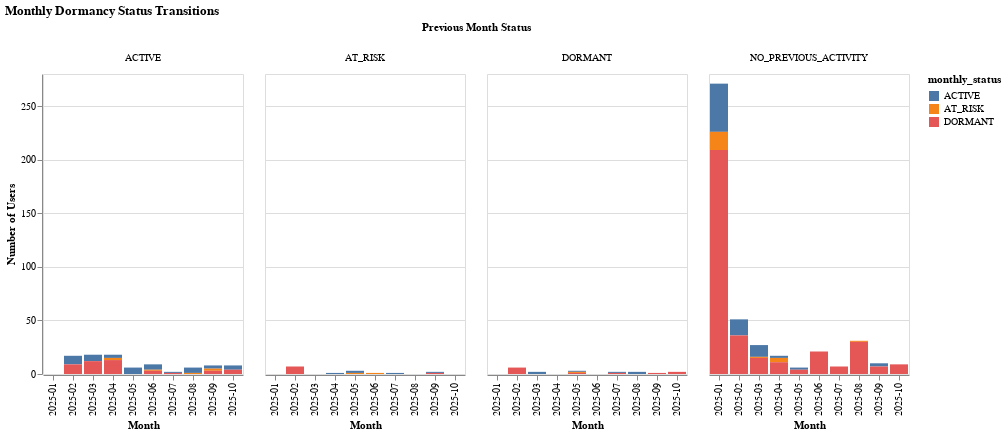

The notebook cell saved with this chart:
### Markdown cell above
**Reasoning**:
The error indicates that even though I created a new string column for the month, Altair might still be referencing the original 'month' column which is of type Period. To ensure that only the string representation is used for plotting and avoid any potential issues with the original Period objects, I will create a new DataFrame containing only the necessary columns for plotting, including the string version of the month.

### Code cell
import altair as alt

# Create a new DataFrame with only the necessary columns for plotting
# Ensure 'month_str' is used and not the original 'month'
plot_transitions_df = monthly_transitions[['month_str', 'previous_month_status', 'monthly_status', 'transition_count']].copy()

chart = alt.Chart(plot_transitions_df).mark_bar().encode(
    x=alt.X('month_str:N', axis=alt.Axis(title='Month')),
    y=alt.Y('transition_count:Q', axis=alt.Axis(title='Number of Users')),
    color='monthly_status:N',
    column=alt.Column('previous_month_status:N', title='Previous Month Status'),
    tooltip=['month_str', 'previous_month_status', 'monthly_status', 'transition_count']
).properties(
    title='Monthly Dormancy Status Transitions'
).interactive()

chart.display()

### Figure 1 — Vega-Lite specification as saved in the notebook (floating-point values rounded to 4 significant figures)
{"config": {"view": {"continuousWidth": 300, "continuousHeight": 300}}, "data": {"name": "data-66a005b42ecdb85fb91b05c76930bc1e"}, "mark": {"type": "bar"}, "encoding": {"color": {"field": "monthly_status", "type": "nominal"}, "column": {"field": "previous_month_status", "title": "Previous Month Status", "type": "nominal"}, "tooltip": [{"field": "month_str", "type": "nominal"}, {"field": "previous_month_status", "type": "nominal"}, {"field": "monthly_status", "type": "nominal"}, {"field": "transition_count", "type": "quantitative"}], "x": {"axis": {"title": "Month"}, "field": "month_str", "type": "nominal"}, "y": {"axis": {"title": "Number of Users"}, "field": "transition_count", "type": "quantitative"}}, "params": [{"name": "param_9", "select": {"type": "interval", "encodings": ["x", "y"]}, "bind": "scales"}], "title": "Monthly Dormancy Status Transitions", "$schema": "https://vega.github.io/schema/vega-lite/v5.20.1.json", "datasets": {"data-66a005b42ecdb85fb91b05c76930bc1e": [{"month_str": "2025-01", "previous_month_status": "NO_PREVIOUS_ACTIVITY", "monthly_status": "ACTIVE", "transition_count": 45}, {"month_str": "2025-01", "previous_month_status": "NO_PREVIOUS_ACTIVITY", "monthly_status": "AT_RISK", "transition_count": 17}, {"month_str": "2025-01", "previous_month_status": "NO_PREVIOUS_ACTIVITY", "monthly_status": "DORMANT", "transition_count": 209}, {"month_str": "2025-02", "previous_month_status": "ACTIVE", "monthly_status": "ACTIVE", "transition_count": 8}, {"month_str": "2025-02", "previous_month_status": "ACTIVE", "monthly_status": "DORMANT", "transition_count": 9}, {"month_str": "2025-02", "previous_month_status": "AT_RISK", "monthly_status": "DORMANT", "transition_count": 7}, {"month_str": "2025-02", "previous_month_status": "DORMANT", "monthly_status": "DORMANT", "transition_count": 6}, {"month_str": "2025-02", "previous_month_status": "NO_PREVIOUS_ACTIVITY", "monthly_status": "ACTIVE", "transition_count": 15}, {"month_str": "2025-02", "previous_month_status": "NO_PREVIOUS_ACTIVITY", "monthly_status": "DORMANT", "transition_count": 36}, {"month_str": "2025-03", "previous_month_status": "ACTIVE", "monthly_status": "ACTIVE", "transition_count": 6}, {"month_str": "2025-03", "previous_month_status": "ACTIVE", "monthly_status": "DORMANT", "transition_count": 12}, {"month_str": "2025-03", "previous_month_status": "DORMANT", "monthly_status": "ACTIVE", "transition_count": 2}, {"month_str": "2025-03", "previous_month_status": "NO_PREVIOUS_ACTIVITY", "monthly_status": "ACTIVE", "transition_count": 11}, {"month_str": "2025-03", "previous_month_status": "NO_PREVIOUS_ACTIVITY", "monthly_status": "AT_RISK", "transition_count": 1}, {"month_str": "2025-03", "previous_month_status": "NO_PREVIOUS_ACTIVITY", "monthly_status": "DORMANT", "transition_count": 15}, {"month_str": "2025-04", "previous_month_status": "ACTIVE", "monthly_status": "ACTIVE", "transition_count": 3}, {"month_str": "2025-04", "previous_month_status": "ACTIVE", "monthly_status": "AT_RISK", "transition_count": 2}, {"month_str": "2025-04", "previous_month_status": "ACTIVE", "monthly_status": "DORMANT", "transition_count": 13}, {"month_str": "2025-04", "previous_month_status": "AT_RISK", "monthly_status": "ACTIVE", "transition_count": 1}, {"month_str": "2025-04", "previous_month_status": "NO_PREVIOUS_ACTIVITY", "monthly_status": "ACTIVE", "transition_count": 2}, {"month_str": "2025-04", "previous_month_status": "NO_PREVIOUS_ACTIVITY", "monthly_status": "AT_RISK", "transition_count": 4}, {"month_str": "2025-04", "previous_month_status": "NO_PREVIOUS_ACTIVITY", "monthly_status": "DORMANT", "transition_count": 11}, {"month_str": "2025-05", "previous_month_status": "ACTIVE", "monthly_status": "ACTIVE", "transition_count": 6}, {"month_str": "2025-05", "previous_month_status": "AT_RISK", "monthly_status": "ACTIVE", "transition_count": 2}, {"month_str": "2025-05", "previous_month_status": "AT_RISK", "monthly_status": "AT_RISK", "transition_count": 1}, {"month_str": "2025-05", "previous_month_status": "DORMANT", "monthly_status": "ACTIVE", "transition_count": 1}, {"month_str": "2025-05", "previous_month_status": "DORMANT", "monthly_status": "AT_RISK", "transition_count": 1}, {"month_str": "2025-05", "previous_month_status": "DORMANT", "monthly_status": "DORMANT", "transition_count": 1}, {"month_str": "2025-05", "previous_month_status": "NO_PREVIOUS_ACTIVITY", "monthly_status": "ACTIVE", "transition_count": 2}, {"month_str": "2025-05", "previous_month_status": "NO_PREVIOUS_ACTIVITY", "monthly_status": "DORMANT", "transition_count": 4}, {"month_str": "2025-06", "previous_month_status": "ACTIVE", "monthly_status": "ACTIVE", "transition_count": 5}, {"month_str": "2025-06", "previous_month_status": "ACTIVE", "monthly_status": "AT_RISK", "transition_count": 1}, {"month_str": "2025-06", "previous_month_status": "ACTIVE", "monthly_status": "DORMANT", "transition_count": 3}, {"month_str": "2025-06", "previous_month_status": "AT_RISK", "monthly_status": "AT_RISK", "transition_count": 1}, {"month_str": "2025-06", "previous_month_status": "NO_PREVIOUS_ACTIVITY", "monthly_status": "DORMANT", "transition_count": 21}, {"month_str": "2025-07", "previous_month_status": "ACTIVE", "monthly_status": "ACTIVE", "transition_count": 1}, {"month_str": "2025-07", "previous_month_status": "ACTIVE", "monthly_status": "DORMANT", "transition_count": 1}, {"month_str": "2025-07", "previous_month_status": "AT_RISK", "monthly_status": "ACTIVE", "transition_count": 1}, {"month_str": "2025-07", "previous_month_status": "DORMANT", "monthly_status": "ACTIVE", "transition_count": 1}, {"month_str": "2025-07", "previous_month_status": "DORMANT", "monthly_status": "DORMANT", "transition_count": 1}, {"month_str": "2025-07", "previous_month_status": "NO_PREVIOUS_ACTIVITY", "monthly_status": "DORMANT", "transition_count": 7}, {"month_str": "2025-08", "previous_month_status": "ACTIVE", "monthly_status": "ACTIVE", "transition_count": 5}, {"month_str": "2025-08", "previous_month_status": "ACTIVE", "monthly_status": "AT_RISK", "transition_count": 1}, {"month_str": "2025-08", "previous_month_status": "DORMANT", "monthly_status": "ACTIVE", "transition_count": 2}, {"month_str": "2025-08", "previous_month_status": "NO_PREVIOUS_ACTIVITY", "monthly_status": "AT_RISK", "transition_count": 1}, {"month_str": "2025-08", "previous_month_status": "NO_PREVIOUS_ACTIVITY", "monthly_status": "DORMANT", "transition_count": 30}, {"month_str": "2025-09", "previous_month_status": "ACTIVE", "monthly_status": "ACTIVE", "transition_count": 3}, {"month_str": "2025-09", "previous_month_status": "ACTIVE", "monthly_status": "AT_RISK", "transition_count": 2}, {"month_str": "2025-09", "previous_month_status": "ACTIVE", "monthly_status": "DORMANT", "transition_count": 3}, {"month_str": "2025-09", "previous_month_status": "AT_RISK", "monthly_status": "ACTIVE", "transition_count": 1}, {"month_str": "2025-09", "previous_month_status": "AT_RISK", "monthly_status": "DORMANT", "transition_count": 1}, {"month_str": "2025-09", "previous_month_status": "DORMANT", "monthly_status": "DORMANT", "transition_count": 1}, {"month_str": "2025-09", "previous_month_status": "NO_PREVIOUS_ACTIVITY", "monthly_status": "ACTIVE", "transition_count": 3}, {"month_str": "2025-09", "previous_month_status": "NO_PREVIOUS_ACTIVITY", "monthly_status": "DORMANT", "transition_count": 7}, {"month_str": "2025-10", "previous_month_status": "ACTIVE", "monthly_status": "ACTIVE", "transition_count": 4}, {"month_str": "2025-10", "previous_month_status": "ACTIVE", "monthly_status": "DORMANT", "transition_count": 4}, {"month_str": "2025-10", "previous_month_status": "DORMANT", "monthly_status": "DORMANT", "transition_count": 2}, {"month_str": "2025-10", "previous_month_status": "NO_PREVIOUS_ACTIVITY", "monthly_status": "DORMANT", "transition_count": 9}]}}
